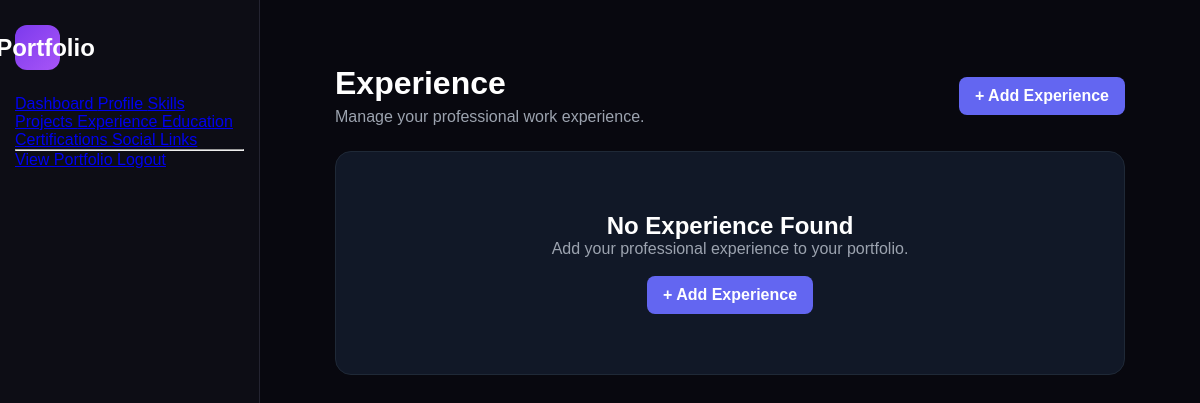
Before: /dashboard/experience/ (signed in) with the older database file.
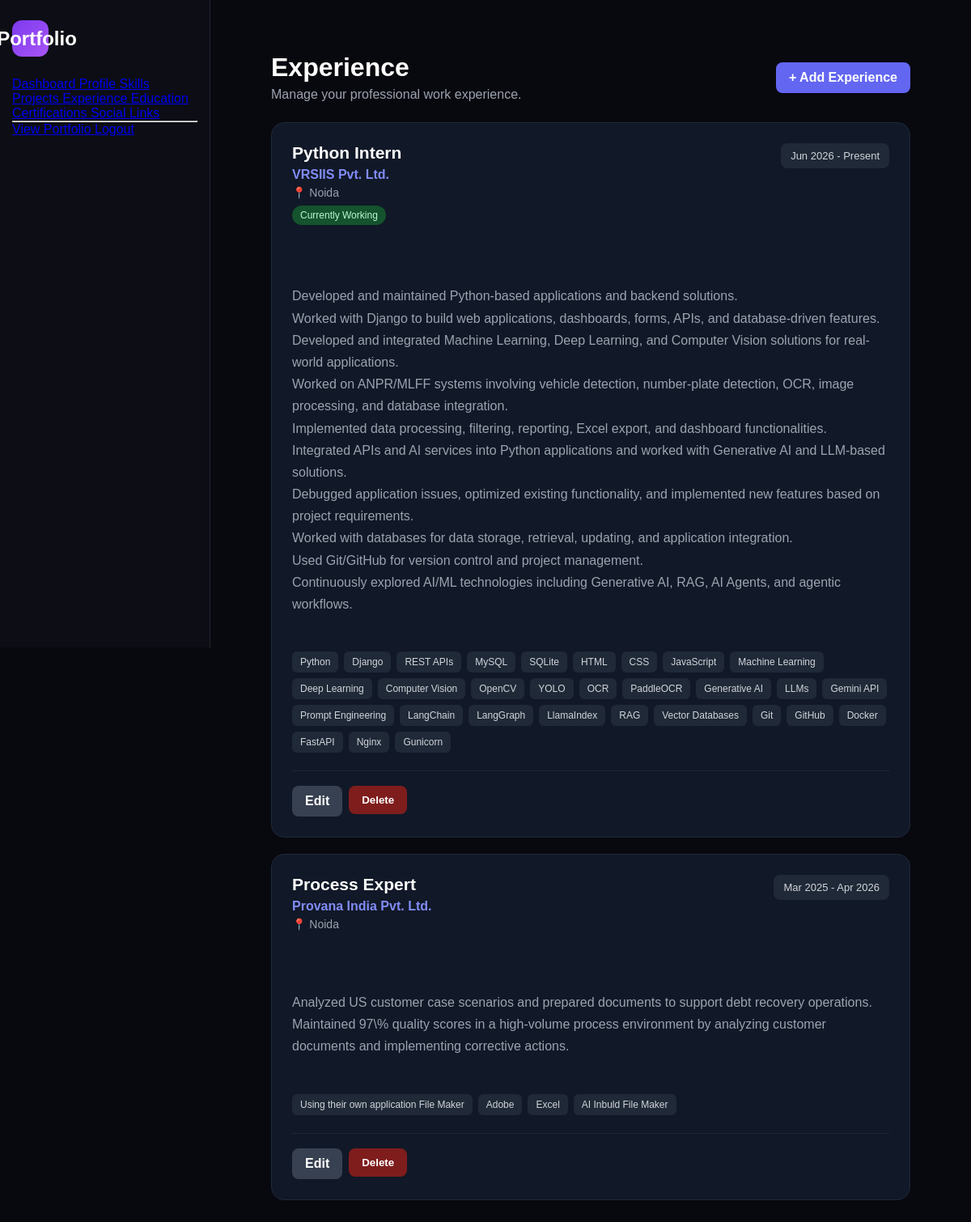
After: the same page with the newer database file.
### portfolio/models.py (models this page shows, shortened)
class Experience(models.Model):
    job_title = models.CharField(
        max_length=150
    )
    company = models.CharField(
        max_length=150
    )
    location = models.CharField(
        max_length=100,
        blank=True
    )
    start_date = models.DateField()
    end_date = models.DateField(
        blank=True,
        null=True
    )
    currently_working = models.BooleanField(
        default=False
    )
    description = models.TextField()
    technologies = models.CharField(
        max_length=500,
        blank=True
    )

### portfolio/views.py (the view)
@staff_member_required
def experience_list(request):
    experiences = Experience.objects.all().order_by(
        "-start_date"
    )
    return render(
        request,
        "portfolio/dashboard/experience_list.html",
        {
            "experiences": experiences
        }
    )

### portfolio/templatetags/portfolio_tags.py (called while the page is built)
@register.filter
def split_by_comma(value):
    if not value:
        return []
    return [item.strip() for item in value.split(",") if item.strip()]

### templates/portfolio/dashboard/experience_list.html (shortened to what the changed rows need)
{% load static %}
{% load portfolio_tags %}
<!DOCTYPE html>
<html lang="en">
<head>
    <link rel="stylesheet"
          href="{% static 'css/dashboard.css' %}">
</head>
<body>
<aside class="sidebar">
    <div class="sidebar-logo">
        <h2>Portfolio</h2>
    </div>
</aside>
<main class="dashboard-main">
    <div class="page-content">
        <div class="page-header">
            <div>
                <h1>
                    Experience
                </h1>
            </div>
        </div>
        {% if experiences %}
            <div class="experience-list">
                {% for experience in experiences %}
                    <div class="experience-card">
                        <div class="experience-top">
                            <div>
                                <div class="job-title">
                                    {{ experience.job_title }}
                                </div>
                                <div class="company">
                                    {{ experience.company }}
                                </div>
                                {% if experience.location %}
                                    <div class="location">
                                        📍 {{ experience.location }}
                                    </div>
                                {% endif %}
                                {% if experience.currently_working %}
                                    <span class="current-badge">
                                        Currently Working
                                    </span>
                                {% endif %}
                            </div>
                            <div class="date-badge">
                                {{ experience.start_date|date:"M Y" }}
                                -
                                {% if experience.currently_working %}
                                    Present
                                {% elif experience.end_date %}
                                    {{ experience.end_date|date:"M Y" }}
                                {% else %}
                                    —
                                {% endif %}
                            </div>
                        </div>
                        {% if experience.description %}
                            <div class="description">
                                {{ experience.description }}
                            </div>
                        {% endif %}
                        {% if experience.technologies %}
                            <div class="technologies">
                                {% for tech in experience.technologies|split_by_comma %}
                                    <span class="tech-tag">
                                        {{ tech }}
                                    </span>
                                {% endfor %}
                            </div>
                        {% endif %}
                        <div class="actions">
                            <a href="{% url 'experience_edit' experience.pk %}"
                               class="btn btn-edit">
                                Edit
                            </a>
                            <form method="POST"
                                  action="{% url 'experience_delete' experience.pk %}"
                                  onsubmit="return confirm('Are you sure you want to delete this experience?');">
                                <button type="submit"
                                        class="btn btn-delete">
                                    Delete
                                </button>
                            </form>
                        </div>
                    </div>
                {% endfor %}
            </div>
        {% else %}
            <div class="empty-state">
                <h2>
                    No Experience Found
                </h2>
                <p>
                    Add your professional experience to your portfolio.
                </p>
                <br>
                <a href="{% url 'experience_create' %}"
                   class="btn btn-primary">
                    + Add Experience
                </a>
            </div>
        {% endif %}
    </div>
</main>
</body>
</html>

Changed rows visible on the page:
added Experience: job_title "Python Intern", company "VRSIIS Pvt. Ltd.", location "Noida", currently_working "Currently Working", start_date "Jun 2026", description "Developed and maintained Python-based applications and backend solutions. Worked with Django to build web applications, dashboards, forms, APIs, and database-driven features. Developed and integrated Machine Learning, Deep Learning, and Computer Vision solutions for real-world applications. Worked on ANPR/MLFF systems involving vehicle detection, number-plate detection, OCR, image processing, and database integration. Implemented data processing, filtering, reporting, Excel export, and dashboard functionalities. Integrated APIs and AI services into Python applications and worked with Generative AI and LLM-based solutions. Debugged application issues, optimized existing functionality, and…", technologies "Python" "Django" "REST APIs" "MySQL" "SQLite" "HTML" "CSS" "JavaScript" "Machine Learning" "Deep Learning" "Computer Vision" "OpenCV" "YOLO" "OCR" "PaddleOCR" "Generative AI" "LLMs" "Gemini API" "Prompt Engineering" "LangChain" "LangGraph" "LlamaIndex" "RAG" "Vector Databases" "Git" "GitHub" "Docker" "FastAPI" "Nginx" "Gunicorn"
added Experience: job_title "Process Expert", company "Provana India Pvt. Ltd.", location "Noida", start_date "Mar 2025", end_date "Apr 2026", description "Analyzed US customer case scenarios and prepared documents to support debt recovery operations. Maintained 97\\% quality scores in a high-volume process environment by analyzing customer documents and implementing corrective actions.", technologies "Using their own application File Maker" "Adobe" "Excel" "AI Inbuld File Maker"
Other visible differences:
text no longer shown: "No Experience Found Add your professional experience to your portfolio. + Add Experience"
